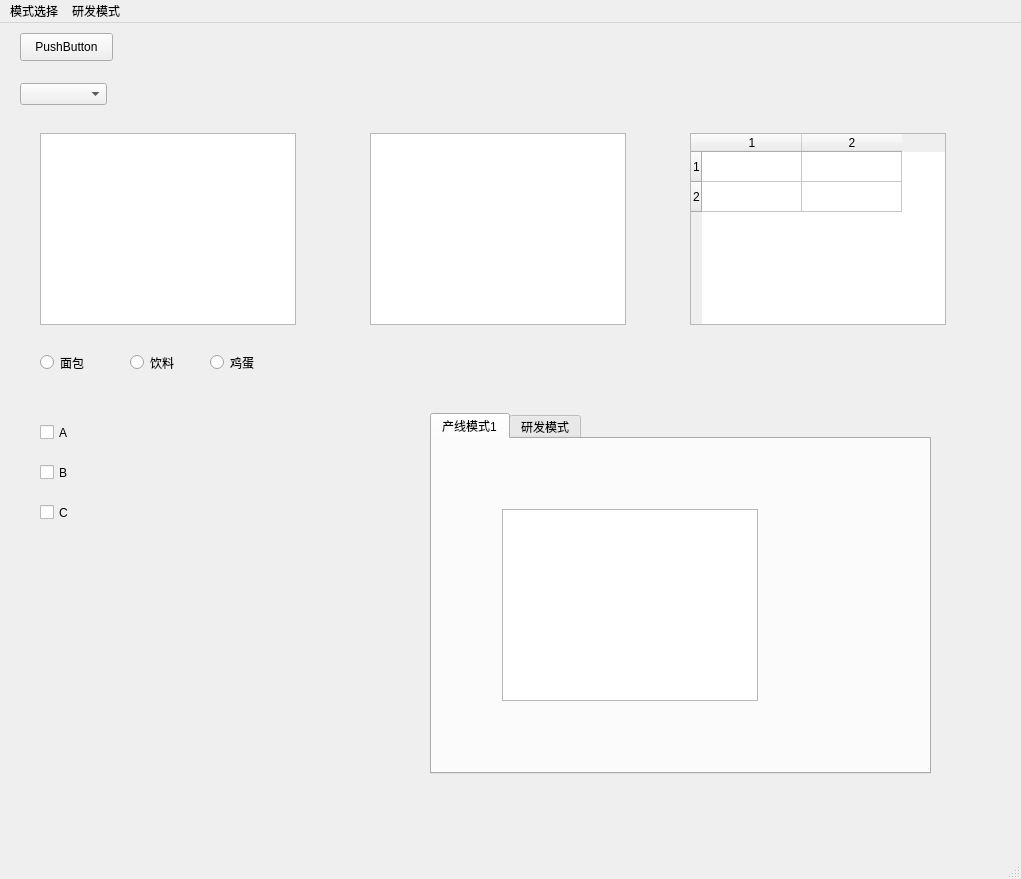
<?xml version="1.0" encoding="UTF-8"?>
<ui version="4.0">
 <class>MainWindow</class>
 <widget class="QMainWindow" name="MainWindow">
  <property name="geometry">
   <rect>
    <x>0</x>
    <y>0</y>
    <width>1021</width>
    <height>879</height>
   </rect>
  </property>
  <property name="windowTitle">
   <string>MainWindow</string>
  </property>
  <widget class="QWidget" name="centralwidget">
   <widget class="QPushButton" name="pushButton">
    <property name="geometry">
     <rect>
      <x>20</x>
      <y>10</y>
      <width>93</width>
      <height>28</height>
     </rect>
    </property>
    <property name="text">
     <string>PushButton</string>
    </property>
   </widget>
   <widget class="QComboBox" name="comboBox">
    <property name="geometry">
     <rect>
      <x>20</x>
      <y>60</y>
      <width>87</width>
      <height>22</height>
     </rect>
    </property>
   </widget>
   <widget class="QListWidget" name="listWidget">
    <property name="geometry">
     <rect>
      <x>40</x>
      <y>110</y>
      <width>256</width>
      <height>192</height>
     </rect>
    </property>
   </widget>
   <widget class="QTableWidget" name="tableWidget">
    <property name="geometry">
     <rect>
      <x>370</x>
      <y>110</y>
      <width>256</width>
      <height>192</height>
     </rect>
    </property>
   </widget>
   <widget class="QTableWidget" name="tableWidget_2">
    <property name="geometry">
     <rect>
      <x>690</x>
      <y>110</y>
      <width>256</width>
      <height>192</height>
     </rect>
    </property>
    <property name="rowCount">
     <number>2</number>
    </property>
    <property name="columnCount">
     <number>2</number>
    </property>
    <row/>
    <row/>
    <column/>
    <column/>
   </widget>
   <widget class="QRadioButton" name="radioButton_bread">
    <property name="geometry">
     <rect>
      <x>40</x>
      <y>330</y>
      <width>115</width>
      <height>19</height>
     </rect>
    </property>
    <property name="text">
     <string>面包</string>
    </property>
    <attribute name="buttonGroup">
     <string notr="true">buttonGroup</string>
    </attribute>
   </widget>
   <widget class="QRadioButton" name="radioButton_juice">
    <property name="geometry">
     <rect>
      <x>130</x>
      <y>330</y>
      <width>115</width>
      <height>19</height>
     </rect>
    </property>
    <property name="text">
     <string>饮料</string>
    </property>
    <attribute name="buttonGroup">
     <string notr="true">buttonGroup</string>
    </attribute>
   </widget>
   <widget class="QRadioButton" name="radioButton_egg">
    <property name="geometry">
     <rect>
      <x>210</x>
      <y>330</y>
      <width>115</width>
      <height>19</height>
     </rect>
    </property>
    <property name="text">
     <string>鸡蛋</string>
    </property>
    <attribute name="buttonGroup">
     <string notr="true">buttonGroup</string>
    </attribute>
   </widget>
   <widget class="QCheckBox" name="checkBox">
    <property name="geometry">
     <rect>
      <x>40</x>
      <y>400</y>
      <width>91</width>
      <height>19</height>
     </rect>
    </property>
    <property name="text">
     <string>A</string>
    </property>
    <attribute name="buttonGroup">
     <string notr="true">buttonGroup_2</string>
    </attribute>
   </widget>
   <widget class="QCheckBox" name="checkBox_2">
    <property name="geometry">
     <rect>
      <x>40</x>
      <y>440</y>
      <width>91</width>
      <height>19</height>
     </rect>
    </property>
    <property name="text">
     <string>B</string>
    </property>
    <attribute name="buttonGroup">
     <string notr="true">buttonGroup_2</string>
    </attribute>
   </widget>
   <widget class="QCheckBox" name="checkBox_3">
    <property name="geometry">
     <rect>
      <x>40</x>
      <y>480</y>
      <width>91</width>
      <height>19</height>
     </rect>
    </property>
    <property name="text">
     <string>C</string>
    </property>
    <attribute name="buttonGroup">
     <string notr="true">buttonGroup_2</string>
    </attribute>
   </widget>
   <widget class="QTabWidget" name="tabWidget">
    <property name="geometry">
     <rect>
      <x>430</x>
      <y>390</y>
      <width>501</width>
      <height>361</height>
     </rect>
    </property>
    <property name="currentIndex">
     <number>0</number>
    </property>
    <widget class="QWidget" name="tab">
     <attribute name="title">
      <string>产线模式1</string>
     </attribute>
     <widget class="QTableWidget" name="tableWidget_4">
      <property name="geometry">
       <rect>
        <x>70</x>
        <y>70</y>
        <width>256</width>
        <height>192</height>
       </rect>
      </property>
     </widget>
    </widget>
    <widget class="QWidget" name="tab_2">
     <attribute name="title">
      <string>研发模式</string>
     </attribute>
     <widget class="QTableWidget" name="tableWidget_3">
      <property name="geometry">
       <rect>
        <x>70</x>
        <y>60</y>
        <width>256</width>
        <height>192</height>
       </rect>
      </property>
      <property name="rowCount">
       <number>2</number>
      </property>
      <property name="columnCount">
       <number>2</number>
      </property>
      <row/>
      <row/>
      <column/>
      <column/>
     </widget>
    </widget>
   </widget>
  </widget>
  <widget class="QMenuBar" name="menubar">
   <property name="geometry">
    <rect>
     <x>0</x>
     <y>0</y>
     <width>1021</width>
     <height>26</height>
    </rect>
   </property>
   <widget class="QMenu" name="menu">
    <property name="title">
     <string>模式选择</string>
    </property>
    <addaction name="actionauto"/>
    <addaction name="actionHandControl"/>
   </widget>
   <widget class="QMenu" name="menu_2">
    <property name="title">
     <string>研发模式</string>
    </property>
   </widget>
   <addaction name="menu"/>
   <addaction name="menu_2"/>
  </widget>
  <widget class="QStatusBar" name="statusbar"/>
  <action name="actionauto">
   <property name="text">
    <string>auto</string>
   </property>
  </action>
  <action name="actionHandControl">
   <property name="text">
    <string>HandControl</string>
   </property>
  </action>
 </widget>
 <resources/>
 <connections/>
 <buttongroups>
  <buttongroup name="buttonGroup"/>
  <buttongroup name="buttonGroup_2"/>
 </buttongroups>
</ui>
